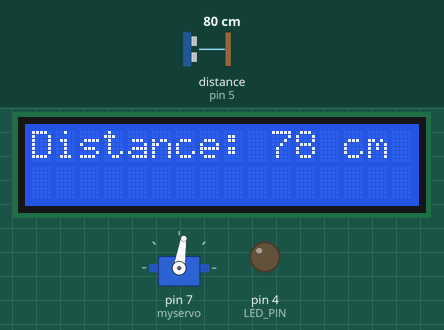
Bench run of a sketch on a simulated Arduino Uno, built with avr-gcc and run on an emulated ATmega328P. Parts: servo, 16×2 character LCD, output pins drawn as LEDs (lit = HIGH). Wiring (inferred from the names in the program): ultrasonic range finder: trigger pin 6; echo pin 5. The inputs (shaded band) are chosen by the test bench; at power-on: distance to the obstacle (sensor on pin 5) 80 cm. The echo pulse lasts 58.3 µs per cm; pins used as bus, display or sensor lines are not drawn; what the sketch prints to the serial monitor is not drawn.

Above: at 1.28 s.
1.3 s: distance to the obstacle (sensor on pin 5) set to 4 cm
At 1.47 s:
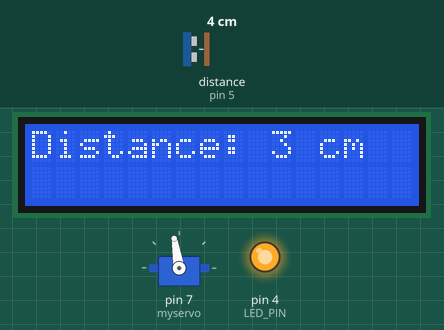
2.8 s: distance to the obstacle (sensor on pin 5) set to 35 cm
At 2.96 s:
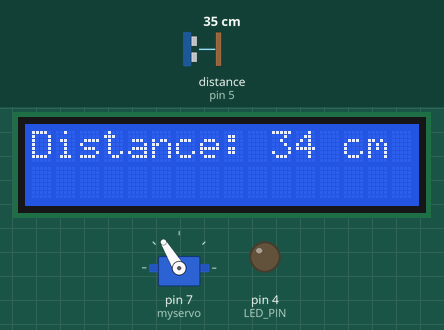
4.3 s: distance to the obstacle (sensor on pin 5) set to 2 cm
At 4.45 s:
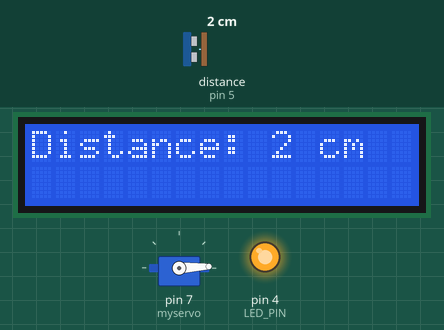
5.8 s: distance to the obstacle (sensor on pin 5) set to 120 cm
At 6.58 s:
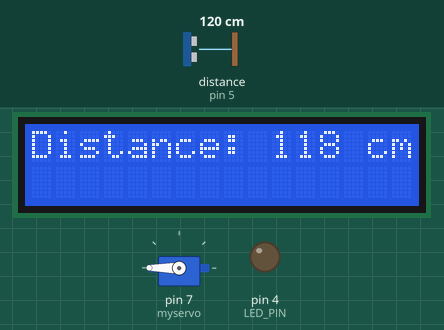
7.4 s: distance to the obstacle (sensor on pin 5) set to 60 cm
At 7.64 s:
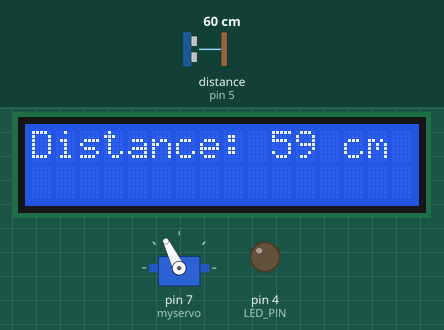
10.4 s: distance to the obstacle (sensor on pin 5) set to 250 cm
Timing chart, 0 to 12.9 s (numbered marks = the images above; inputs shaded):
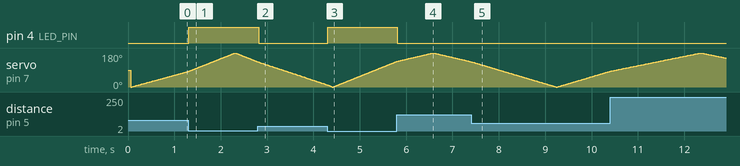

Measured:
- after the input at 1.3 s, pin 4 (LED_PIN): LOW → HIGH at once
- after the input at 2.8 s, pin 4 (LED_PIN): HIGH → LOW at once
- after the input at 4.3 s, pin 4 (LED_PIN): LOW → HIGH at once
- after the input at 5.8 s, pin 4 (LED_PIN): HIGH → LOW at once

The sketch:

UltrasonicRadar.ino
```cpp
#include <Wire.h>
#include <LiquidCrystal.h>
#include <Servo.h>

// Pin Definitions
#define TRIG_PIN  6  // HC-SR04 Trigger Pin
#define ECHO_PIN  5  // HC-SR04 Echo Pin
#define LED_PIN   4  // LED Pin for proximity indication

// Create Servo object to control the servo motor
Servo myservo;

// Create LCD object for display control (using pins 13, 12, 8, 9, 10, 11)
LiquidCrystal lcd(13, 12, 8, 9, 10, 11);

// Setup function: Runs once when the program starts
void setup() {
  Serial.begin(9600);          // Start serial communication at 9600 baud rate
  myservo.attach(7);           // Attach the servo to pin 7
  pinMode(TRIG_PIN, OUTPUT);   // Set TRIG_PIN as an output (to send pulse)
  pinMode(ECHO_PIN, INPUT);    // Set ECHO_PIN as an input (to receive echo pulse)
  pinMode(LED_PIN, OUTPUT);    // Set LED_PIN as an output (to control the LED)
  lcd.begin(16, 2);            // Initialize the LCD (16 columns, 2 rows)
}

// Main loop function: Runs repeatedly to rotate the servo and measure distance
void loop() {
  // Rotate the servo from 0 to 180 degrees, and measure distance at each position
  rotateAndMeasure(0, 180);
  // Rotate the servo back from 180 to 0 degrees, and measure distance at each position
  rotateAndMeasure(180, 0);
}

// Function to rotate the servo from start to end angle and measure distance at each position
void rotateAndMeasure(int start, int end) {
  // Determine whether to rotate clockwise or counterclockwise
  int increment = (start < end) ? 1 : -1;

  // Rotate the servo from the start angle to the end angle
  for (int pos = start; pos != end + increment; pos += increment) {
    myservo.write(pos);           // Move the servo to the current position
    delay(5);                     // Short delay for smoother movement and stability

    int distance = measureDistance();  // Measure distance while the servo is moving

    // Only process valid distance measurements
    if (distance < 200 && distance > 0) {
      // Send the current servo angle and the measured distance over serial
      Serial.print(pos);        // Print the current servo angle
      Serial.print(",");
      Serial.println(distance); // Print the measured distance

      // Display the measured distance on the LCD
      lcd.clear();              // Clear any previous display
      lcd.setCursor(0, 0);      // Set cursor to top-left corner of the LCD
      lcd.print("Distance: ");
      lcd.print(distance);
      lcd.print(" cm");

      // Control LED based on distance: turn on if less than 20 cm
      if (distance < 20) {
        digitalWrite(LED_PIN, HIGH);  // Turn on LED (proximity indicator)
      } else {
        digitalWrite(LED_PIN, LOW);   // Turn off LED
      }
    }
  }
}

// Function to measure the distance using the HC-SR04 ultrasonic sensor
int measureDistance() {
  // Send a 10-microsecond pulse to trigger the sensor
  digitalWrite(TRIG_PIN, LOW);
  delayMicroseconds(2);           // Wait for sensor to stabilize
  digitalWrite(TRIG_PIN, HIGH);
  delayMicroseconds(10);          // Send the trigger pulse
  digitalWrite(TRIG_PIN, LOW);

  // Measure the duration of the echo pulse
  long duration = pulseIn(ECHO_PIN, HIGH);

  // Calculate and return the distance in centimeters
  int distance = duration * 0.034 / 2;  // Formula: distance = (duration * speed of sound) / 2
  return distance;  // Return the calculated distance
}
```
